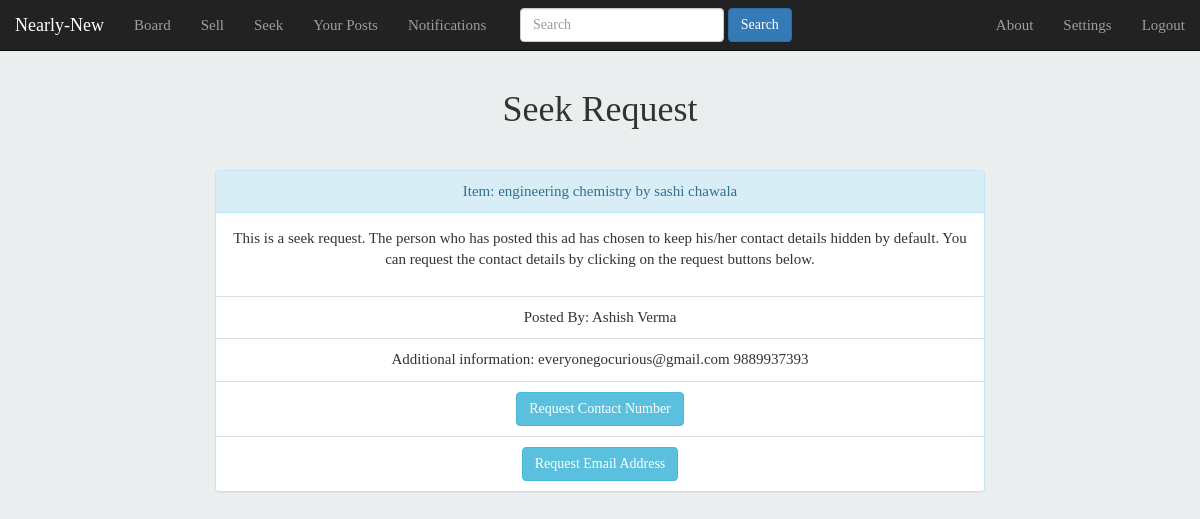
/post/26/ (signed in), run on the app's committed database.
### tables this page shows
CREATE TABLE posts (tr_id INTEGER NOT NULL PRIMARY KEY AUTOINCREMENT, type TEXT,user_id TEXT,content TEXT,selling_p TEXT,used_for TEXT, add_info TEXT, closed TEXT);

CREATE TABLE users (user_id INTEGER PRIMARY KEY AUTOINCREMENT, user_name TEXT, name TEXT, contact TEXT, email TEXT, password TEXT, settings TEXT, verified TEXT);

### main.py (the view, shortened to what this page needs)
@app.route('/post/<int:tr_id>/')
def post(tr_id):
    cur,conn=connection()
    cur.execute('SELECT tr_id, type, posts.user_id, users.name, users.contact, users.email, users.settings, content, selling_p, used_for, add_info,closed FROM posts,users WHERE users.user_id=posts.user_id AND tr_id=?',(tr_id,))
    data=cur.fetchall()[0]
    cur.execute('CREATE TABLE IF NOT EXISTS requests (request_id INTEGER NOT NULL PRIMARY KEY AUTOINCREMENT, tr_id NUMBER, type_r TEXT, requestor NUMBER, requestor_name TEXT, recipient NUMBER, recipient_name TEXT, response TEXT, ack TEXT, content TEXT)')
    conn.commit()
    cur.execute('SELECT COUNT(*), response FROM requests WHERE tr_id=? and requestor=? and type_r=?',(tr_id,session['user_id'],'C'))
    resp=cur.fetchone()
    if resp[0]==0:          #not yet requested
        r_c='NA'
    cur.execute('SELECT COUNT(*), response FROM requests WHERE tr_id=? and requestor=? and type_r=?',(tr_id,session['user_id'],'E'))
    resp=cur.fetchone()
    if resp[0]==0:
        r_e='NA'
    request_data=[r_c,r_e]
    cur.close()
    conn.close()
    notif_count=get_notifs()
    return render_template('post.html',data=data,request_data=request_data, notif_count=notif_count)

### main.py (called while the page is built)
def connection():
    conn=sqlite3.connect('users.sqlite')
    cur=conn.cursor()
    return (cur,conn)

### templates/post.html (shortened to what this page needs)
{%extends 'header.html'%}
{%block body%}
{%if not data[3]==session['name']:%}
<div class="page-header" align="center">
<h1> {%if data[1]=='S'%}Sell Request{%else%}Seek Request{%endif%}</h1>
</div>
<div class="col-md-8 col-xs-10 col-md-offset-2 col-xs-offset-1" align="center">
<div class="panel panel-info">
  <div class="panel-heading">Item: {{data[7]}}</div>
  <div class="panel-body">
    <p>{%if data[1]=='S'%}This is a sell request. {%else:%}This is a seek request. {%endif%}{%if data[6]=='00'%}The person who has posted this ad has chosen to keep his/her contact details hidden by default. You can request the contact details by clicking on the request buttons below.
      {%elif data[6]=='01'%}The person who has posted this ad has chosen to keep his/her contact number hidden by default. You can request the contact number by clicking on the request button below. Or you could use the email address provided below.
      {%elif data[6]=='10'%}The person who has posted this ad has chosen to keep his/her email address hidden by default. You can request the email address by clicking on the request button below. Or you could use the contact number provided below.
      {%else:%}You can find all of the contact information below.{%endif%}</p>
  </div>
  <ul class="list-group">
    <li class="list-group-item">Posted By: {{data[3]}}</li>
    {%if not data[10]=='NULL'%}
    <li class="list-group-item">Additional information: {{data[10]}}</li>{%endif%}
    {%if not data[4]=='NULL':%}
    {%if data[6][0]=='1':%}
        <li class="list-group-item">Contact Number: {{data[4]}}</li>
    {%else%}
        {%if request_data[0]=='NA':%}
            <li class="list-group-item"><a href="{{url_for('req',tr_id=data[0],type_r='C',recipient=data[2],recipient_name=data[3],content=data[7])}}" class="btn btn-info" role="button">Request Contact Number</a></li>
        {%elif request_data[0]=='NY':%}
            <li class="list-group-item"><button class="btn btn-warning" role="button">Contact Number requested</button></li>
            {%elif request_data[0]=='Y'%}
            <li class="list-group-item">On your request:<br><button class="btn btn-success" role="button">Contact Number: {{data[4]}}</button></li>
            {%else%}
            <li class="list-group-item"><button class="btn btn-danger" role="button">Your request got rejected</button></li> {%endif%}{%endif%}
            {%else:%}
            <li class="list-group-item">Contact number not provided by {{data[3]}}</li>
            {%endif%}
        {%if data[6][1]=='1':%}
            <li class="list-group-item">Email Address: {{data[5]}}</li>
        {%else%}
            {%if request_data[1]=='NA':%}
                <li class="list-group-item"><a href="{{url_for('req',tr_id=data[0],type_r='E',recipient=data[2],recipient_name=data[3],content=data[7])}}" class="btn btn-info" role="button">Request Email Address</a></li>
            {%elif request_data[1]=='NY':%}
                <li class="list-group-item"><button class="btn btn-warning" role="button">Email requested</button></li>
                {%elif request_data[1]=='Y'%}
                <li class="list-group-item">On your request:<br><button class="btn btn-success" role="button">Email: {{data[5]}}</button></li>
                {%else%}
                <li class="list-group-item"><button class="btn btn-danger" role="button">Your request got rejected</button></li> {%endif%}{%endif%}
  </ul>
</div>
</div>
{%endif%}
{%endblock%}

### static/css/body.css (style rules this page uses)
body { background-color:#EBEEEF; font-family:tahoma; font-size: 15px; }

### data on the page
posts: content "engineering chemistry by sashi chawala", add_info "everyonegocurious@gmail.com 9889937393"
users: name "Ashish Verma"
